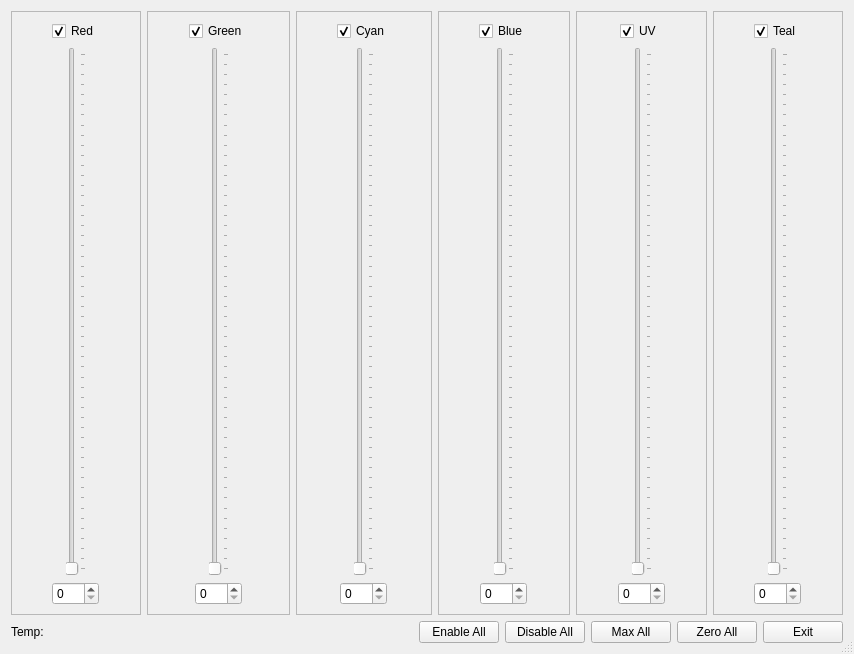
<?xml version="1.0" encoding="UTF-8"?>
<ui version="4.0">
 <class>LumencorDirectManipDialog</class>
 <widget class="QDialog" name="LumencorDirectManipDialog">
  <property name="geometry">
   <rect>
    <x>0</x>
    <y>0</y>
    <width>854</width>
    <height>654</height>
   </rect>
  </property>
  <property name="windowTitle">
   <string>lumencor Module Direct Manipulator</string>
  </property>
  <property name="sizeGripEnabled">
   <bool>true</bool>
  </property>
  <property name="modal">
   <bool>true</bool>
  </property>
  <layout class="QVBoxLayout" name="verticalLayout">
   <item>
    <layout class="QHBoxLayout" name="horizontalLayout_2">
     <item>
      <widget class="QFrame" name="frame">
       <property name="frameShape">
        <enum>QFrame::StyledPanel</enum>
       </property>
       <property name="frameShadow">
        <enum>QFrame::Raised</enum>
       </property>
       <layout class="QVBoxLayout" name="verticalLayout_2">
        <item>
         <layout class="QHBoxLayout" name="horizontalLayout_3">
          <item>
           <spacer name="horizontalSpacer_2">
            <property name="orientation">
             <enum>Qt::Horizontal</enum>
            </property>
            <property name="sizeHint" stdset="0">
             <size>
              <width>40</width>
              <height>20</height>
             </size>
            </property>
           </spacer>
          </item>
          <item>
           <widget class="QCheckBox" name="redToggle">
            <property name="text">
             <string>Red</string>
            </property>
            <property name="checked">
             <bool>true</bool>
            </property>
           </widget>
          </item>
          <item>
           <spacer name="horizontalSpacer_3">
            <property name="orientation">
             <enum>Qt::Horizontal</enum>
            </property>
            <property name="sizeHint" stdset="0">
             <size>
              <width>40</width>
              <height>20</height>
             </size>
            </property>
           </spacer>
          </item>
         </layout>
        </item>
        <item>
         <layout class="QHBoxLayout" name="horizontalLayout_4">
          <item>
           <spacer name="horizontalSpacer_4">
            <property name="orientation">
             <enum>Qt::Horizontal</enum>
            </property>
            <property name="sizeHint" stdset="0">
             <size>
              <width>40</width>
              <height>20</height>
             </size>
            </property>
           </spacer>
          </item>
          <item>
           <widget class="QSlider" name="redSlider">
            <property name="maximum">
             <number>255</number>
            </property>
            <property name="orientation">
             <enum>Qt::Vertical</enum>
            </property>
            <property name="tickPosition">
             <enum>QSlider::TicksBelow</enum>
            </property>
            <property name="tickInterval">
             <number>5</number>
            </property>
           </widget>
          </item>
          <item>
           <spacer name="horizontalSpacer_5">
            <property name="orientation">
             <enum>Qt::Horizontal</enum>
            </property>
            <property name="sizeHint" stdset="0">
             <size>
              <width>40</width>
              <height>20</height>
             </size>
            </property>
           </spacer>
          </item>
         </layout>
        </item>
        <item>
         <layout class="QHBoxLayout" name="horizontalLayout_5">
          <item>
           <spacer name="horizontalSpacer_6">
            <property name="orientation">
             <enum>Qt::Horizontal</enum>
            </property>
            <property name="sizeHint" stdset="0">
             <size>
              <width>40</width>
              <height>20</height>
             </size>
            </property>
           </spacer>
          </item>
          <item>
           <widget class="QSpinBox" name="redSpinBox">
            <property name="maximum">
             <number>255</number>
            </property>
           </widget>
          </item>
          <item>
           <spacer name="horizontalSpacer_7">
            <property name="orientation">
             <enum>Qt::Horizontal</enum>
            </property>
            <property name="sizeHint" stdset="0">
             <size>
              <width>40</width>
              <height>20</height>
             </size>
            </property>
           </spacer>
          </item>
         </layout>
        </item>
       </layout>
      </widget>
     </item>
     <item>
      <widget class="QFrame" name="frame_2">
       <property name="frameShape">
        <enum>QFrame::StyledPanel</enum>
       </property>
       <property name="frameShadow">
        <enum>QFrame::Raised</enum>
       </property>
       <layout class="QVBoxLayout" name="verticalLayout_3">
        <item>
         <layout class="QHBoxLayout" name="horizontalLayout_6">
          <item>
           <spacer name="horizontalSpacer_8">
            <property name="orientation">
             <enum>Qt::Horizontal</enum>
            </property>
            <property name="sizeHint" stdset="0">
             <size>
              <width>40</width>
              <height>20</height>
             </size>
            </property>
           </spacer>
          </item>
          <item>
           <widget class="QCheckBox" name="greenToggle">
            <property name="text">
             <string>Green</string>
            </property>
            <property name="checked">
             <bool>true</bool>
            </property>
           </widget>
          </item>
          <item>
           <spacer name="horizontalSpacer_9">
            <property name="orientation">
             <enum>Qt::Horizontal</enum>
            </property>
            <property name="sizeHint" stdset="0">
             <size>
              <width>40</width>
              <height>20</height>
             </size>
            </property>
           </spacer>
          </item>
         </layout>
        </item>
        <item>
         <layout class="QHBoxLayout" name="horizontalLayout_7">
          <item>
           <spacer name="horizontalSpacer_10">
            <property name="orientation">
             <enum>Qt::Horizontal</enum>
            </property>
            <property name="sizeHint" stdset="0">
             <size>
              <width>40</width>
              <height>20</height>
             </size>
            </property>
           </spacer>
          </item>
          <item>
           <widget class="QSlider" name="greenSlider">
            <property name="maximum">
             <number>255</number>
            </property>
            <property name="orientation">
             <enum>Qt::Vertical</enum>
            </property>
            <property name="tickPosition">
             <enum>QSlider::TicksBelow</enum>
            </property>
            <property name="tickInterval">
             <number>5</number>
            </property>
           </widget>
          </item>
          <item>
           <spacer name="horizontalSpacer_11">
            <property name="orientation">
             <enum>Qt::Horizontal</enum>
            </property>
            <property name="sizeHint" stdset="0">
             <size>
              <width>40</width>
              <height>20</height>
             </size>
            </property>
           </spacer>
          </item>
         </layout>
        </item>
        <item>
         <layout class="QHBoxLayout" name="horizontalLayout_8">
          <item>
           <spacer name="horizontalSpacer_12">
            <property name="orientation">
             <enum>Qt::Horizontal</enum>
            </property>
            <property name="sizeHint" stdset="0">
             <size>
              <width>40</width>
              <height>20</height>
             </size>
            </property>
           </spacer>
          </item>
          <item>
           <widget class="QSpinBox" name="greenSpinBox">
            <property name="maximum">
             <number>255</number>
            </property>
           </widget>
          </item>
          <item>
           <spacer name="horizontalSpacer_13">
            <property name="orientation">
             <enum>Qt::Horizontal</enum>
            </property>
            <property name="sizeHint" stdset="0">
             <size>
              <width>40</width>
              <height>20</height>
             </size>
            </property>
           </spacer>
          </item>
         </layout>
        </item>
       </layout>
      </widget>
     </item>
     <item>
      <widget class="QFrame" name="frame_3">
       <property name="frameShape">
        <enum>QFrame::StyledPanel</enum>
       </property>
       <property name="frameShadow">
        <enum>QFrame::Raised</enum>
       </property>
       <layout class="QVBoxLayout" name="verticalLayout_4">
        <item>
         <layout class="QHBoxLayout" name="horizontalLayout_9">
          <item>
           <spacer name="horizontalSpacer_14">
            <property name="orientation">
             <enum>Qt::Horizontal</enum>
            </property>
            <property name="sizeHint" stdset="0">
             <size>
              <width>40</width>
              <height>20</height>
             </size>
            </property>
           </spacer>
          </item>
          <item>
           <widget class="QCheckBox" name="cyanToggle">
            <property name="text">
             <string>Cyan</string>
            </property>
            <property name="checked">
             <bool>true</bool>
            </property>
           </widget>
          </item>
          <item>
           <spacer name="horizontalSpacer_15">
            <property name="orientation">
             <enum>Qt::Horizontal</enum>
            </property>
            <property name="sizeHint" stdset="0">
             <size>
              <width>40</width>
              <height>20</height>
             </size>
            </property>
           </spacer>
          </item>
         </layout>
        </item>
        <item>
         <layout class="QHBoxLayout" name="horizontalLayout_10">
          <item>
           <spacer name="horizontalSpacer_16">
            <property name="orientation">
             <enum>Qt::Horizontal</enum>
            </property>
            <property name="sizeHint" stdset="0">
             <size>
              <width>40</width>
              <height>20</height>
             </size>
            </property>
           </spacer>
          </item>
          <item>
           <widget class="QSlider" name="cyanSlider">
            <property name="maximum">
             <number>255</number>
            </property>
            <property name="orientation">
             <enum>Qt::Vertical</enum>
            </property>
            <property name="tickPosition">
             <enum>QSlider::TicksBelow</enum>
            </property>
            <property name="tickInterval">
             <number>5</number>
            </property>
           </widget>
          </item>
          <item>
           <spacer name="horizontalSpacer_17">
            <property name="orientation">
             <enum>Qt::Horizontal</enum>
            </property>
            <property name="sizeHint" stdset="0">
             <size>
              <width>40</width>
              <height>20</height>
             </size>
            </property>
           </spacer>
          </item>
         </layout>
        </item>
        <item>
         <layout class="QHBoxLayout" name="horizontalLayout_11">
          <item>
           <spacer name="horizontalSpacer_18">
            <property name="orientation">
             <enum>Qt::Horizontal</enum>
            </property>
            <property name="sizeHint" stdset="0">
             <size>
              <width>40</width>
              <height>20</height>
             </size>
            </property>
           </spacer>
          </item>
          <item>
           <widget class="QSpinBox" name="cyanSpinBox">
            <property name="maximum">
             <number>255</number>
            </property>
           </widget>
          </item>
          <item>
           <spacer name="horizontalSpacer_19">
            <property name="orientation">
             <enum>Qt::Horizontal</enum>
            </property>
            <property name="sizeHint" stdset="0">
             <size>
              <width>40</width>
              <height>20</height>
             </size>
            </property>
           </spacer>
          </item>
         </layout>
        </item>
       </layout>
      </widget>
     </item>
     <item>
      <widget class="QFrame" name="frame_4">
       <property name="frameShape">
        <enum>QFrame::StyledPanel</enum>
       </property>
       <property name="frameShadow">
        <enum>QFrame::Raised</enum>
       </property>
       <layout class="QVBoxLayout" name="verticalLayout_5">
        <item>
         <layout class="QHBoxLayout" name="horizontalLayout_12">
          <item>
           <spacer name="horizontalSpacer_20">
            <property name="orientation">
             <enum>Qt::Horizontal</enum>
            </property>
            <property name="sizeHint" stdset="0">
             <size>
              <width>40</width>
              <height>20</height>
             </size>
            </property>
           </spacer>
          </item>
          <item>
           <widget class="QCheckBox" name="blueToggle">
            <property name="text">
             <string>Blue</string>
            </property>
            <property name="checked">
             <bool>true</bool>
            </property>
           </widget>
          </item>
          <item>
           <spacer name="horizontalSpacer_21">
            <property name="orientation">
             <enum>Qt::Horizontal</enum>
            </property>
            <property name="sizeHint" stdset="0">
             <size>
              <width>40</width>
              <height>20</height>
             </size>
            </property>
           </spacer>
          </item>
         </layout>
        </item>
        <item>
         <layout class="QHBoxLayout" name="horizontalLayout_13">
          <item>
           <spacer name="horizontalSpacer_22">
            <property name="orientation">
             <enum>Qt::Horizontal</enum>
            </property>
            <property name="sizeHint" stdset="0">
             <size>
              <width>40</width>
              <height>20</height>
             </size>
            </property>
           </spacer>
          </item>
          <item>
           <widget class="QSlider" name="blueSlider">
            <property name="maximum">
             <number>255</number>
            </property>
            <property name="orientation">
             <enum>Qt::Vertical</enum>
            </property>
            <property name="tickPosition">
             <enum>QSlider::TicksBelow</enum>
            </property>
            <property name="tickInterval">
             <number>5</number>
            </property>
           </widget>
          </item>
          <item>
           <spacer name="horizontalSpacer_23">
            <property name="orientation">
             <enum>Qt::Horizontal</enum>
            </property>
            <property name="sizeHint" stdset="0">
             <size>
              <width>40</width>
              <height>20</height>
             </size>
            </property>
           </spacer>
          </item>
         </layout>
        </item>
        <item>
         <layout class="QHBoxLayout" name="horizontalLayout_14">
          <item>
           <spacer name="horizontalSpacer_24">
            <property name="orientation">
             <enum>Qt::Horizontal</enum>
            </property>
            <property name="sizeHint" stdset="0">
             <size>
              <width>40</width>
              <height>20</height>
             </size>
            </property>
           </spacer>
          </item>
          <item>
           <widget class="QSpinBox" name="blueSpinBox">
            <property name="maximum">
             <number>255</number>
            </property>
           </widget>
          </item>
          <item>
           <spacer name="horizontalSpacer_25">
            <property name="orientation">
             <enum>Qt::Horizontal</enum>
            </property>
            <property name="sizeHint" stdset="0">
             <size>
              <width>40</width>
              <height>20</height>
             </size>
            </property>
           </spacer>
          </item>
         </layout>
        </item>
       </layout>
      </widget>
     </item>
     <item>
      <widget class="QFrame" name="frame_5">
       <property name="frameShape">
        <enum>QFrame::StyledPanel</enum>
       </property>
       <property name="frameShadow">
        <enum>QFrame::Raised</enum>
       </property>
       <layout class="QVBoxLayout" name="verticalLayout_6">
        <item>
         <layout class="QHBoxLayout" name="horizontalLayout_15">
          <item>
           <spacer name="horizontalSpacer_27">
            <property name="orientation">
             <enum>Qt::Horizontal</enum>
            </property>
            <property name="sizeHint" stdset="0">
             <size>
              <width>40</width>
              <height>20</height>
             </size>
            </property>
           </spacer>
          </item>
          <item>
           <widget class="QCheckBox" name="UVToggle">
            <property name="text">
             <string>UV</string>
            </property>
            <property name="checked">
             <bool>true</bool>
            </property>
           </widget>
          </item>
          <item>
           <spacer name="horizontalSpacer_26">
            <property name="orientation">
             <enum>Qt::Horizontal</enum>
            </property>
            <property name="sizeHint" stdset="0">
             <size>
              <width>40</width>
              <height>20</height>
             </size>
            </property>
           </spacer>
          </item>
         </layout>
        </item>
        <item>
         <layout class="QHBoxLayout" name="horizontalLayout_16">
          <item>
           <spacer name="horizontalSpacer_28">
            <property name="orientation">
             <enum>Qt::Horizontal</enum>
            </property>
            <property name="sizeHint" stdset="0">
             <size>
              <width>40</width>
              <height>20</height>
             </size>
            </property>
           </spacer>
          </item>
          <item>
           <widget class="QSlider" name="UVSlider">
            <property name="maximum">
             <number>255</number>
            </property>
            <property name="orientation">
             <enum>Qt::Vertical</enum>
            </property>
            <property name="tickPosition">
             <enum>QSlider::TicksBelow</enum>
            </property>
            <property name="tickInterval">
             <number>5</number>
            </property>
           </widget>
          </item>
          <item>
           <spacer name="horizontalSpacer_29">
            <property name="orientation">
             <enum>Qt::Horizontal</enum>
            </property>
            <property name="sizeHint" stdset="0">
             <size>
              <width>40</width>
              <height>20</height>
             </size>
            </property>
           </spacer>
          </item>
         </layout>
        </item>
        <item>
         <layout class="QHBoxLayout" name="horizontalLayout_17">
          <item>
           <spacer name="horizontalSpacer_30">
            <property name="orientation">
             <enum>Qt::Horizontal</enum>
            </property>
            <property name="sizeHint" stdset="0">
             <size>
              <width>40</width>
              <height>20</height>
             </size>
            </property>
           </spacer>
          </item>
          <item>
           <widget class="QSpinBox" name="UVSpinBox">
            <property name="maximum">
             <number>255</number>
            </property>
           </widget>
          </item>
          <item>
           <spacer name="horizontalSpacer_31">
            <property name="orientation">
             <enum>Qt::Horizontal</enum>
            </property>
            <property name="sizeHint" stdset="0">
             <size>
              <width>40</width>
              <height>20</height>
             </size>
            </property>
           </spacer>
          </item>
         </layout>
        </item>
       </layout>
      </widget>
     </item>
     <item>
      <widget class="QFrame" name="frame_6">
       <property name="frameShape">
        <enum>QFrame::StyledPanel</enum>
       </property>
       <property name="frameShadow">
        <enum>QFrame::Raised</enum>
       </property>
       <layout class="QVBoxLayout" name="verticalLayout_7">
        <item>
         <layout class="QHBoxLayout" name="horizontalLayout_18">
          <item>
           <spacer name="horizontalSpacer_32">
            <property name="orientation">
             <enum>Qt::Horizontal</enum>
            </property>
            <property name="sizeHint" stdset="0">
             <size>
              <width>40</width>
              <height>20</height>
             </size>
            </property>
           </spacer>
          </item>
          <item>
           <widget class="QCheckBox" name="tealToggle">
            <property name="text">
             <string>Teal</string>
            </property>
            <property name="checked">
             <bool>true</bool>
            </property>
           </widget>
          </item>
          <item>
           <spacer name="horizontalSpacer_33">
            <property name="orientation">
             <enum>Qt::Horizontal</enum>
            </property>
            <property name="sizeHint" stdset="0">
             <size>
              <width>40</width>
              <height>20</height>
             </size>
            </property>
           </spacer>
          </item>
         </layout>
        </item>
        <item>
         <layout class="QHBoxLayout" name="horizontalLayout_19">
          <item>
           <spacer name="horizontalSpacer_34">
            <property name="orientation">
             <enum>Qt::Horizontal</enum>
            </property>
            <property name="sizeHint" stdset="0">
             <size>
              <width>40</width>
              <height>20</height>
             </size>
            </property>
           </spacer>
          </item>
          <item>
           <widget class="QSlider" name="tealSlider">
            <property name="maximum">
             <number>255</number>
            </property>
            <property name="orientation">
             <enum>Qt::Vertical</enum>
            </property>
            <property name="tickPosition">
             <enum>QSlider::TicksBelow</enum>
            </property>
            <property name="tickInterval">
             <number>5</number>
            </property>
           </widget>
          </item>
          <item>
           <spacer name="horizontalSpacer_35">
            <property name="orientation">
             <enum>Qt::Horizontal</enum>
            </property>
            <property name="sizeHint" stdset="0">
             <size>
              <width>40</width>
              <height>20</height>
             </size>
            </property>
           </spacer>
          </item>
         </layout>
        </item>
        <item>
         <layout class="QHBoxLayout" name="horizontalLayout_20">
          <item>
           <spacer name="horizontalSpacer_36">
            <property name="orientation">
             <enum>Qt::Horizontal</enum>
            </property>
            <property name="sizeHint" stdset="0">
             <size>
              <width>40</width>
              <height>20</height>
             </size>
            </property>
           </spacer>
          </item>
          <item>
           <widget class="QSpinBox" name="tealSpinBox">
            <property name="maximum">
             <number>255</number>
            </property>
           </widget>
          </item>
          <item>
           <spacer name="horizontalSpacer_37">
            <property name="orientation">
             <enum>Qt::Horizontal</enum>
            </property>
            <property name="sizeHint" stdset="0">
             <size>
              <width>40</width>
              <height>20</height>
             </size>
            </property>
           </spacer>
          </item>
         </layout>
        </item>
       </layout>
      </widget>
     </item>
    </layout>
   </item>
   <item>
    <layout class="QHBoxLayout" name="horizontalLayout">
     <property name="sizeConstraint">
      <enum>QLayout::SetDefaultConstraint</enum>
     </property>
     <item>
      <widget class="QLabel" name="tempLabel">
       <property name="text">
        <string>Temp: </string>
       </property>
      </widget>
     </item>
     <item>
      <spacer name="horizontalSpacer">
       <property name="orientation">
        <enum>Qt::Horizontal</enum>
       </property>
       <property name="sizeHint" stdset="0">
        <size>
         <width>40</width>
         <height>20</height>
        </size>
       </property>
      </spacer>
     </item>
     <item>
      <widget class="QPushButton" name="enableAllButton">
       <property name="text">
        <string>Enable All</string>
       </property>
       <property name="autoDefault">
        <bool>false</bool>
       </property>
      </widget>
     </item>
     <item>
      <widget class="QPushButton" name="disableAllButton">
       <property name="text">
        <string>Disable All</string>
       </property>
       <property name="autoDefault">
        <bool>false</bool>
       </property>
      </widget>
     </item>
     <item>
      <widget class="QPushButton" name="maxAllButton">
       <property name="text">
        <string>Max All</string>
       </property>
       <property name="autoDefault">
        <bool>false</bool>
       </property>
      </widget>
     </item>
     <item>
      <widget class="QPushButton" name="zeroAllButton">
       <property name="text">
        <string>Zero All</string>
       </property>
       <property name="autoDefault">
        <bool>false</bool>
       </property>
      </widget>
     </item>
     <item>
      <widget class="QPushButton" name="exitButton">
       <property name="text">
        <string>Exit</string>
       </property>
       <property name="autoDefault">
        <bool>false</bool>
       </property>
      </widget>
     </item>
    </layout>
   </item>
  </layout>
 </widget>
 <tabstops>
  <tabstop>redToggle</tabstop>
  <tabstop>redSlider</tabstop>
  <tabstop>redSpinBox</tabstop>
  <tabstop>greenToggle</tabstop>
  <tabstop>greenSlider</tabstop>
  <tabstop>greenSpinBox</tabstop>
  <tabstop>cyanToggle</tabstop>
  <tabstop>cyanSlider</tabstop>
  <tabstop>cyanSpinBox</tabstop>
  <tabstop>blueToggle</tabstop>
  <tabstop>blueSlider</tabstop>
  <tabstop>blueSpinBox</tabstop>
  <tabstop>UVToggle</tabstop>
  <tabstop>UVSlider</tabstop>
  <tabstop>UVSpinBox</tabstop>
  <tabstop>tealToggle</tabstop>
  <tabstop>tealSlider</tabstop>
  <tabstop>tealSpinBox</tabstop>
  <tabstop>enableAllButton</tabstop>
  <tabstop>disableAllButton</tabstop>
  <tabstop>exitButton</tabstop>
 </tabstops>
 <resources/>
 <connections>
  <connection>
   <sender>exitButton</sender>
   <signal>clicked()</signal>
   <receiver>LumencorDirectManipDialog</receiver>
   <slot>close()</slot>
   <hints>
    <hint type="sourcelabel">
     <x>850</x>
     <y>660</y>
    </hint>
    <hint type="destinationlabel">
     <x>296</x>
     <y>171</y>
    </hint>
   </hints>
  </connection>
  <connection>
   <sender>enableAllButton</sender>
   <signal>clicked()</signal>
   <receiver>LumencorDirectManipDialog</receiver>
   <slot>enableAllLampsSlot()</slot>
   <hints>
    <hint type="sourcelabel">
     <x>631</x>
     <y>632</y>
    </hint>
    <hint type="destinationlabel">
     <x>426</x>
     <y>326</y>
    </hint>
   </hints>
  </connection>
  <connection>
   <sender>disableAllButton</sender>
   <signal>clicked()</signal>
   <receiver>LumencorDirectManipDialog</receiver>
   <slot>disableAllLampsSlot()</slot>
   <hints>
    <hint type="sourcelabel">
     <x>717</x>
     <y>632</y>
    </hint>
    <hint type="destinationlabel">
     <x>426</x>
     <y>326</y>
    </hint>
   </hints>
  </connection>
  <connection>
   <sender>maxAllButton</sender>
   <signal>clicked()</signal>
   <receiver>LumencorDirectManipDialog</receiver>
   <slot>maxAllLampsSlot()</slot>
   <hints>
    <hint type="sourcelabel">
     <x>631</x>
     <y>632</y>
    </hint>
    <hint type="destinationlabel">
     <x>426</x>
     <y>326</y>
    </hint>
   </hints>
  </connection>
  <connection>
   <sender>zeroAllButton</sender>
   <signal>clicked()</signal>
   <receiver>LumencorDirectManipDialog</receiver>
   <slot>zeroAllLampsSlot()</slot>
   <hints>
    <hint type="sourcelabel">
     <x>717</x>
     <y>632</y>
    </hint>
    <hint type="destinationlabel">
     <x>426</x>
     <y>326</y>
    </hint>
   </hints>
  </connection>
 </connections>
 <slots>
  <slot>enableAllLampsSlot()</slot>
  <slot>disableAllLampsSlot()</slot>
  <slot>maxAllLampsSlot()</slot>
  <slot>zeroAllLampsSlot()</slot>
 </slots>
</ui>
